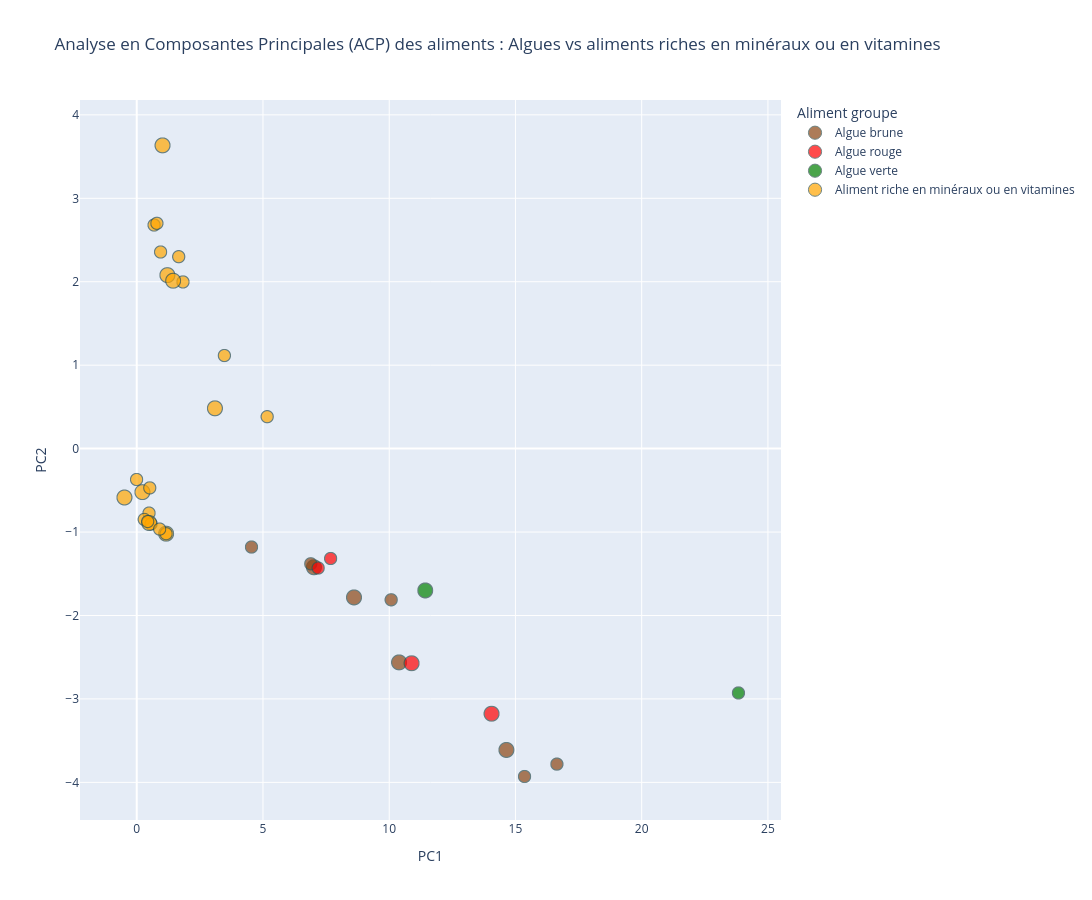

The code cell stored with this chart in its notebook:
### Markdown cell above
- PCA of MINERAL AND/OR VITAMIN-rich foods ONLY
- highlighting SEAWEEDS (brown, red, green), MINERAL & VITAMIN-rich foods (plants)
- see legend for hightlight colors

### Code cell
import plotly.express as px
import pandas as pd

# Ensure boolean masks exist
pca_df['plant_min_vit'] = pca_df['alim_code'].isin(food_selection_plant_minerals_vitamins.keys())

pca_df['brown_seaweed'] = pca_df['alim_code'].isin(id_list_brown_seaweed)
pca_df['red_seaweed']   = pca_df['alim_code'].isin(id_list_red_seaweed)
pca_df['green_seaweed'] = pca_df['alim_code'].isin(id_list_green_seaweed)

# Combine all group labels into a single column for color
def assign_group(row):
    if row['brown_seaweed']:
        return 'Algue brune'
    elif row['red_seaweed']:
        return 'Algue rouge'
    elif row['green_seaweed']:
        return 'Algue verte'
    elif row['plant_protein']:
        return 'Aliment riche en minéraux ou en vitamines'
    else:
        return None

pca_df['Aliment groupe'] = pca_df.apply(assign_group, axis=1)

# Color map
color_map = {
    'Algue brune': 'saddlebrown',
    'Algue rouge': 'red',
    'Algue verte': 'green',
    'Aliment riche en minéraux ou en vitamines': 'orange'
}

# Create interactive PCA plot
fig = px.scatter(
    pca_df,
    x='PC1',
    y='PC2',
    color='Aliment groupe',
    color_discrete_map=color_map,
    category_orders={    # add order to how names appear in legend
    'Aliment groupe': [
        'Algue brune',
        'Algue rouge',
        'Algue verte',
        'Aliment riche en minéraux ou en vitamines',
        ]
    },    
    hover_name='seaweed_name_French',  # column name from df to use for food name on hover
    labels={'seaweed_name_French': 'Aliment'},  # change name of column as it appears when hovering
    title="Analyse en Composantes Principales (ACP) des aliments : Algues vs aliments riches en minéraux ou en vitamines"
)

fig.update_layout(width=1200, height=900) # make plot bigger

# Make markers bigger for seaweeds and proteins
marker_sizes = []
for g in pca_df['Aliment groupe']:
    if g in ['Algue brune', 'Algue rouge', 'Algue verte']:
        marker_sizes.append(15)
    elif g in ['Aliment riche en minéraux ou en vitamines']:
        marker_sizes.append(12)

fig.update_traces(marker=dict(size=marker_sizes, line=dict(width=1, color='DarkSlateGrey')))

# Show interactive plot
fig.show()

# Save interactive HTML (can be opened outside VS Code)
fig.write_html("pca_seaweed_vs_mineraux_vitamines.html")

### Figure 1 — Plotly figure (JSON) as saved in the notebook; plotly's stock layout.template omitted (floating-point values rounded to 4 significant figures)
{"data": [{"hovertemplate": "<b>%{hovertext}</b><br><br>Aliment groupe=Algue brune<br>PC1=%{x}<br>PC2=%{y}<extra></extra>", "hovertext": [" Wakamé atlantique (Alaria esculenta) ", "Fucus vésiculeux (Fucus vesiculosus)", " Kombu ou kombu japonais (Laminaria japonica) ", " Ascophylle noueux ou goémon noir (Ascophyllum nodosum) ", " Kombu royal (Saccharina latissima) ", " Haricot de mer (Himanthalia elongata) ", " Kombu breton (Laminaria digitata) ", "Fucus vésiculeux (Fucus serratus)", " Wakamé (Undaria pinnatifida) "], "legendgroup": "Algue brune", "marker": {"color": "saddlebrown", "line": {"color": "DarkSlateGrey", "width": 1}, "size": [12, 15, 15, 12, 15, 12, 12, 15, 12, 12, 15, 12, 12, 15, 15, 12, 12, 12, 15, 12, 12, 12, 12, 12, 12, 15, 15, 15, 15, 12, 12, 12, 12, 15, 12, 15, 15, 12], "symbol": "circle"}, "mode": "markers", "name": "Algue brune", "showlegend": true, "type": "scattergl", "x": [16.64, 8.606, 10.39, 10.08, 14.64, 4.545, 15.36, 7.019, 6.892], "xaxis": "x", "y": [-3.781, -1.783, -2.562, -1.812, -3.611, -1.179, -3.93, -1.422, -1.38], "yaxis": "y"}, {"hovertemplate": "<b>%{hovertext}</b><br><br>Aliment groupe=Algue rouge<br>PC1=%{x}<br>PC2=%{y}<extra></extra>", "hovertext": [" Lichen de mer ou pioca ou goémon rouge (Chondrus crispus) ", " Dulse (Palmaria palmata) ", " Gracilaire ou ogonori (Gracilaria verrucosa) ", " Nori (Porphyra sp.) "], "legendgroup": "Algue rouge", "marker": {"color": "red", "line": {"color": "DarkSlateGrey", "width": 1}, "size": [12, 15, 15, 12, 15, 12, 12, 15, 12, 12, 15, 12, 12, 15, 15, 12, 12, 12, 15, 12, 12, 12, 12, 12, 12, 15, 15, 15, 15, 12, 12, 12, 12, 15, 12, 15, 15, 12], "symbol": "circle"}, "mode": "markers", "name": "Algue rouge", "showlegend": true, "type": "scattergl", "x": [7.186, 10.89, 14.05, 7.679], "xaxis": "x", "y": [-1.431, -2.572, -3.177, -1.317], "yaxis": "y"}, {"hovertemplate": "<b>%{hovertext}</b><br><br>Aliment groupe=Algue verte<br>PC1=%{x}<br>PC2=%{y}<extra></extra>", "hovertext": [" Ao-nori (Enteromorpha sp.) ", " Laitue de mer (Ulva sp.) "], "legendgroup": "Algue verte", "marker": {"color": "green", "line": {"color": "DarkSlateGrey", "width": 1}, "size": [12, 15, 15, 12, 15, 12, 12, 15, 12, 12, 15, 12, 12, 15, 15, 12, 12, 12, 15, 12, 12, 12, 12, 12, 12, 15, 15, 15, 15, 12, 12, 12, 12, 15, 12, 15, 15, 12], "symbol": "circle"}, "mode": "markers", "name": "Algue verte", "showlegend": true, "type": "scattergl", "x": [23.83, 11.43], "xaxis": "x", "y": [-2.928, -1.7], "yaxis": "y"}, {"hovertemplate": "<b>%{hovertext}</b><br><br>Aliment groupe=Aliment riche en minéraux ou en vitamines<br>PC1=%{x}<br>PC2=%{y}<extra></extra>", "hovertext": [" Amande, grillée, salée ", " Noix du Brésil ", " Noix de cajou, grillée, non salée ", " Pois chiche, bouilli/cuit à l'eau ", " Haricot flageolet, bouilli/cuit à l'eau ", " Lin, brun, graine ", " Haricot blanc, bouilli/cuit à l'eau ", " Noisette ", " Lentille blonde, bouillie/cuite à l'eau ", " Lentille verte, bouillie/cuite à l'eau ", " Lentille corail, bouillie/cuite à l'eau ", " Beurre de cacahuète ou Pâte d'arachide ", " Cacahuète, grillée, salée ", " Pois d'angole, entier, cuit à la vapeur, prélevé à la Martinique ", " Galette ou pavé aux lentilles, soja et légumes, préemballé ", " Galette ou pavé au blé (seitan) et légumes, préemballé ", " Haricot rouge, bouilli/cuit à l'eau ", " Chia, graine, séchée ", " Soja, graine entière ", " Pois cassé, bouilli/cuit à l'eau ", " Tahin ou Purée de sésame ", " Tempeh ", " Noix, séchée, cerneaux "], "legendgroup": "Aliment riche en minéraux ou en vitamines", "marker": {"color": "orange", "line": {"color": "DarkSlateGrey", "width": 1}, "size": [12, 15, 15, 12, 15, 12, 12, 15, 12, 12, 15, 12, 12, 15, 15, 12, 12, 12, 15, 12, 12, 12, 12, 12, 12, 15, 15, 15, 15, 12, 12, 12, 12, 15, 12, 15, 15, 12], "symbol": "circle"}, "mode": "markers", "name": "Aliment riche en minéraux ou en vitamines", "showlegend": true, "type": "scattergl", "x": [1.831, 1.021, 1.213, 0.487, 1.163, 3.471, 1.163, 1.441, 0.2967, 0.5691, 0.4944, 0.6869, 0.9447, -0.4879, 0.2248, -0.005919, 0.9075, 5.166, 3.098, 0.4339, 1.662, 0.5156, 0.7972], "xaxis": "x", "y": [1.998, 3.634, 2.079, -0.7728, -1.02, 1.116, -1.02, 2.012, -0.8484, -0.9014, -0.892, 2.68, 2.357, -0.5858, -0.5215, -0.3701, -0.9644, 0.3825, 0.4832, -0.8736, 2.3, -0.4705, 2.7], "yaxis": "y"}], "layout": {"height": 900, "legend": {"title": {"text": "Aliment groupe"}, "tracegroupgap": 0}, "title": {"text": "Analyse en Composantes Principales (ACP) des aliments : Algues vs aliments riches en minéraux ou en vitamines"}, "width": 1200, "xaxis": {"anchor": "y", "domain": [0, 1], "title": {"text": "PC1"}}, "yaxis": {"anchor": "x", "domain": [0, 1], "title": {"text": "PC2"}}}}
